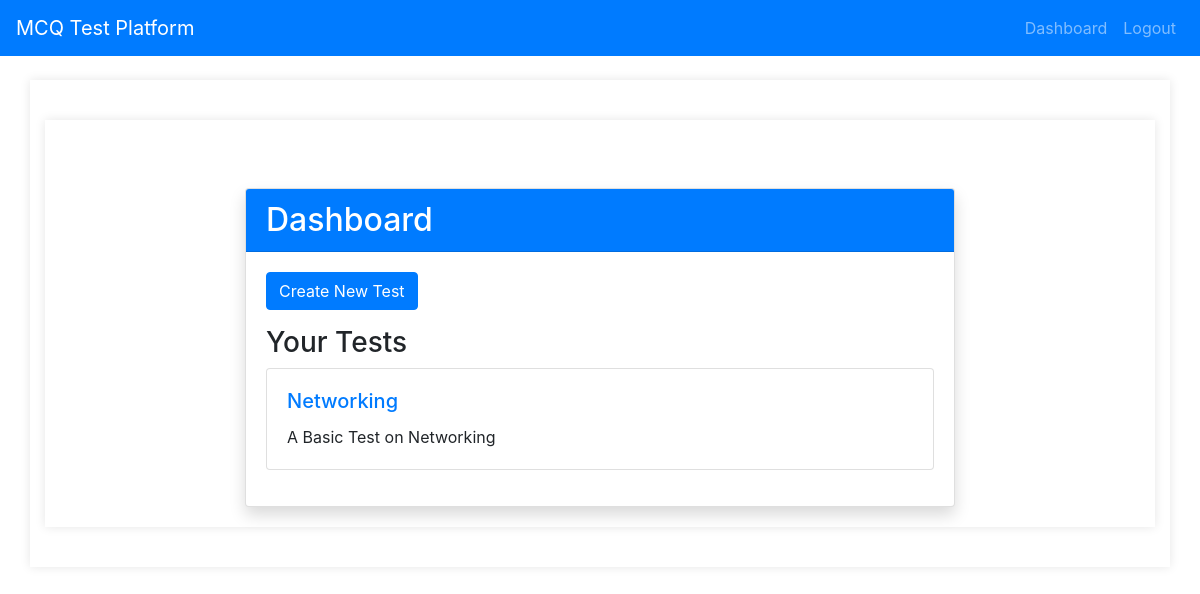
Page /dashboard (signed in) on the earlier database version.
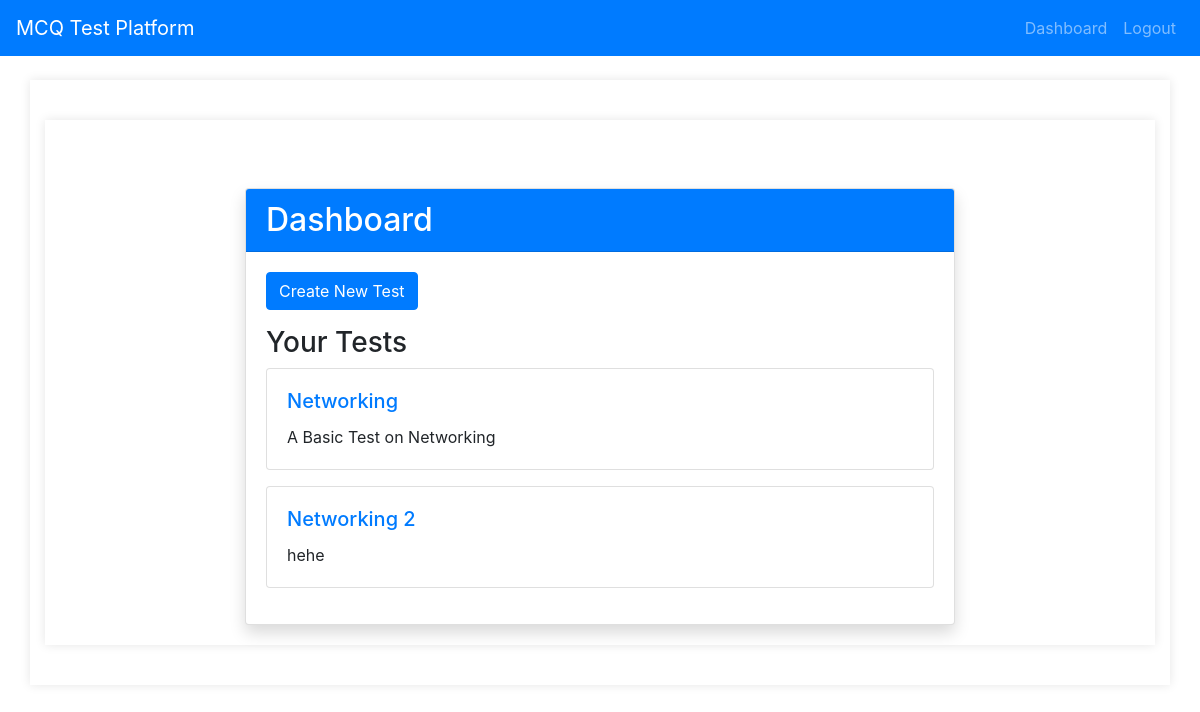
Same page on the later database version.
### app/models.py (models this page shows)
class Test(db.Model):
    id = db.Column(db.Integer, primary_key=True)
    title = db.Column(db.String(100), nullable=False)
    description = db.Column(db.Text, nullable=False)
    allow_retake = db.Column(db.Boolean, default=False)
    date_posted = db.Column(db.DateTime, nullable=False, default=datetime.utcnow)
    author_id = db.Column(db.Integer, db.ForeignKey('user.id'), nullable=False)
    questions = db.relationship('Question', backref='test', lazy=True)

### app/routes.py (the view)
@bp.route("/dashboard")
@login_required
def dashboard():
    tests = Test.query.filter_by().all()
    return render_template('dashboard.html', title='Dashboard', tests=tests)

### app/models.py (called while the page is built)
@login_manager.user_loader
def load_user(user_id):
    return User.query.get(int(user_id))

### app/templates/dashboard.html (shortened to what this page needs)
{% extends "base.html" %}
{% block content %}
<div class="container">
    <div class="row justify-content-center mt-5">
        <div class="col-md-8">
            <div class="card shadow">
                <div class="card-header bg-primary text-white">
                    <h2 class="mb-0">Dashboard</h2>
                </div>
                <div class="card-body">
                    <a href="{{ url_for('routes.new_test') }}" class="btn btn-primary mb-3">Create New Test</a>
                    <h3>Your Tests</h3>
                    {% for test in tests %}
                        <div class="card mb-3">
                            <div class="card-body">
                                <h5 class="card-title"><a href="{{ url_for('routes.test_detail', test_id=test.id) }}">{{ test.title }}</a></h5>
                                <p class="card-text">{{ test.description }}</p>
                            </div>
                        </div>
                    {% endfor %}
                </div>
            </div>
        </div>
    </div>
</div>
{% endblock %}

Differences in the rows shown:
added Test: title "Networking 2", description "hehe"
